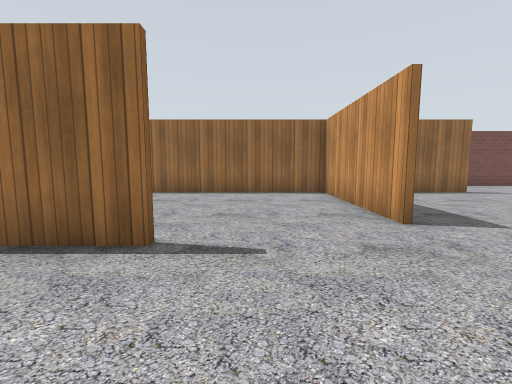
view 1 (above)

19 first-person views from a walk through a Gazebo world. The camera is 0.94 m above the floor, tilts 6° down and sees 90° across. The floor is counted in squares, 1 m on a side. Each view is taken from the middle of a square. On the plan, view 1 faces up. The plan holds only what a view shows up to about 10 squares ahead; the rest is blank. Gazebo's built-in surfaces are drawn with simple patterns. Some surface patterns are stand-ins.

view 2
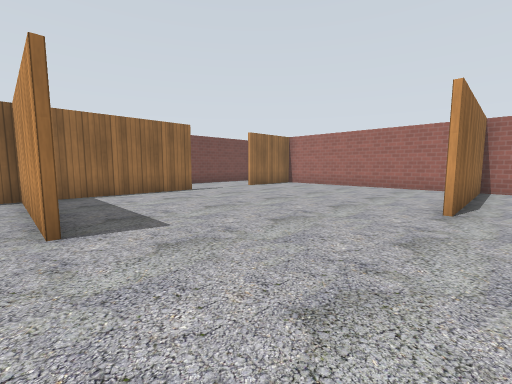

view 3
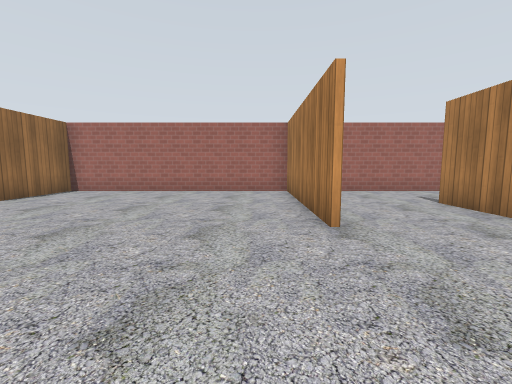

view 4
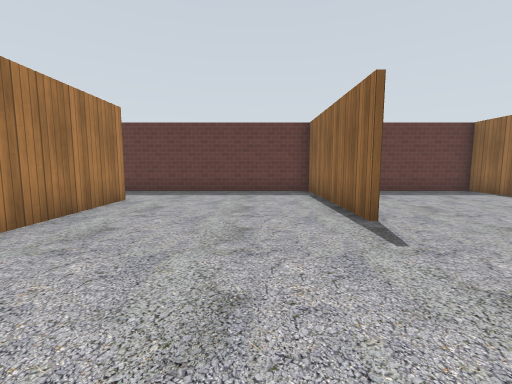

view 5
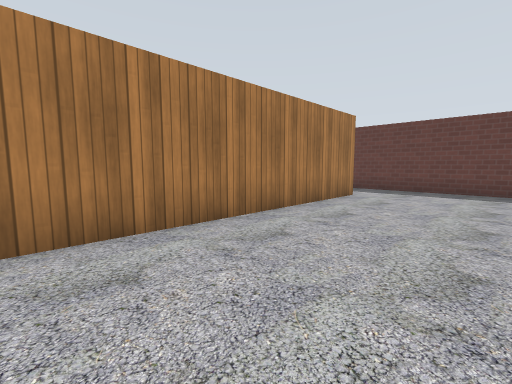

view 6
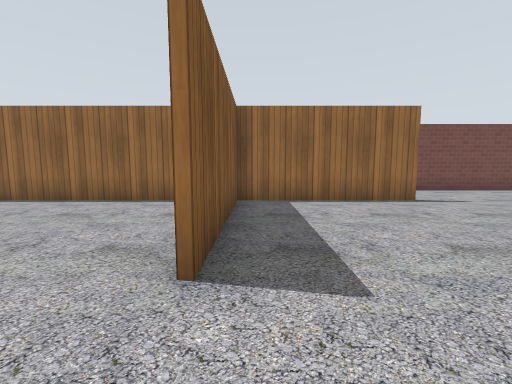

view 7
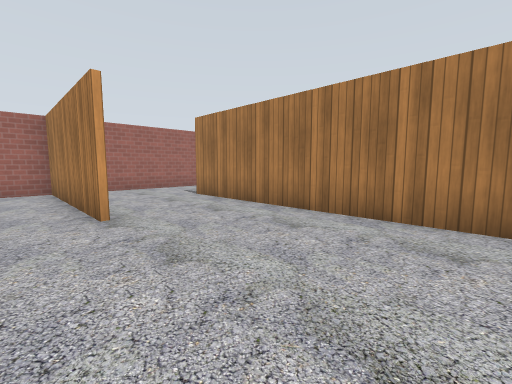

view 8
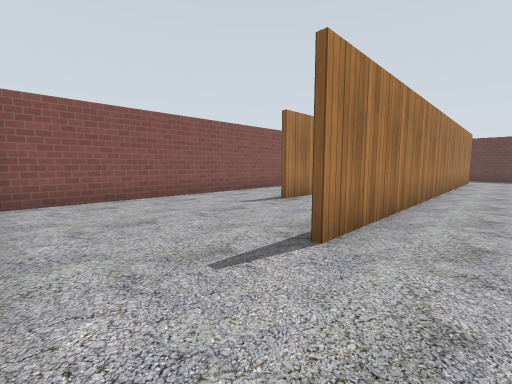

view 9
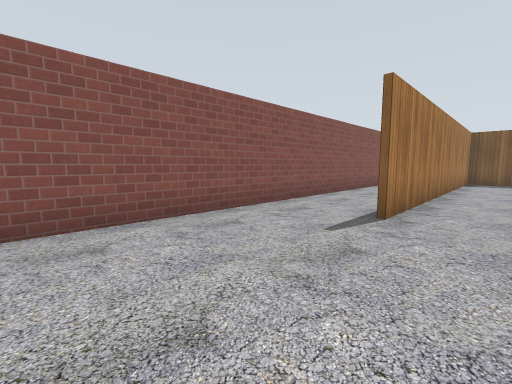

view 10
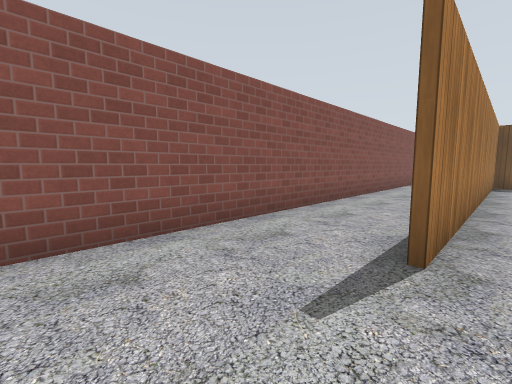

view 11
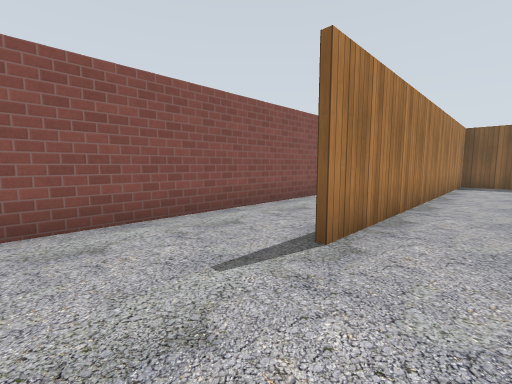

view 12
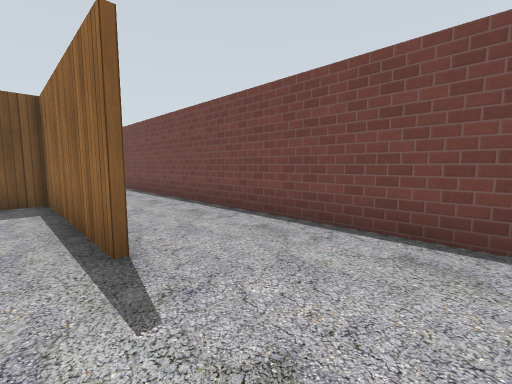

view 13
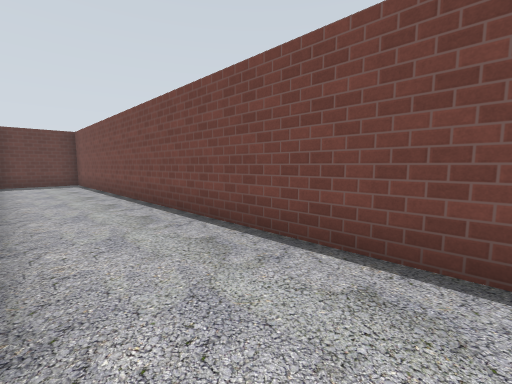

view 14
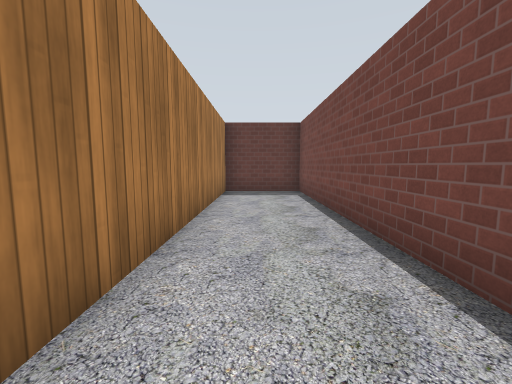

view 15
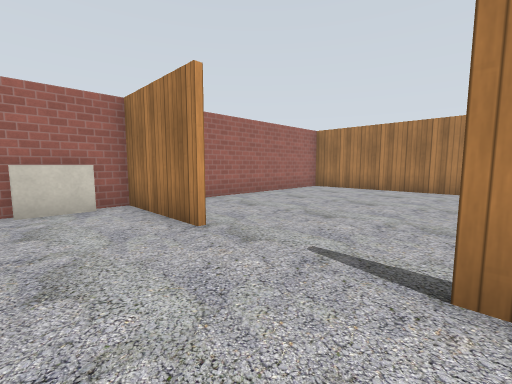

view 16
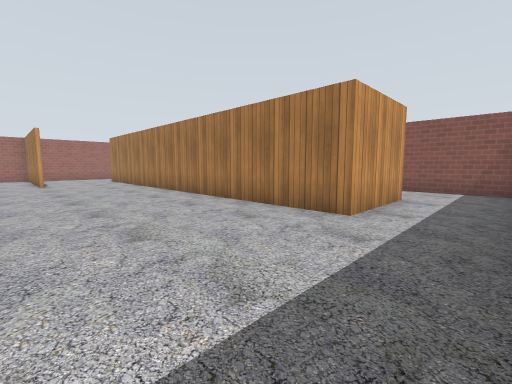

view 17
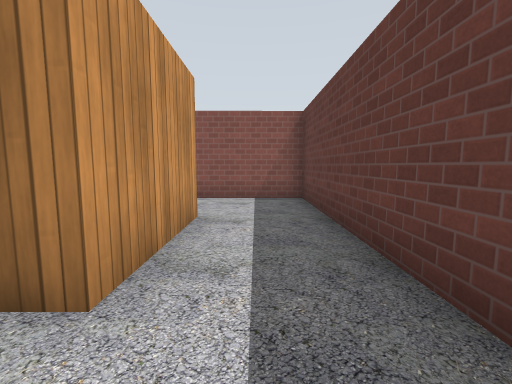

view 18
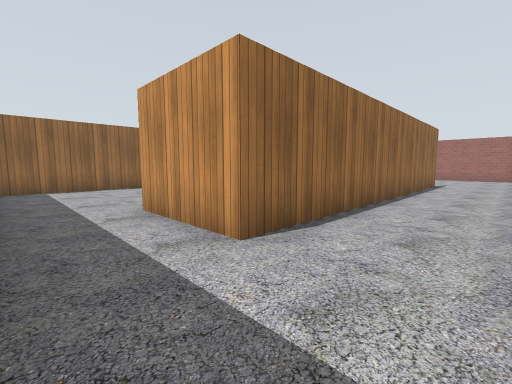

view 19
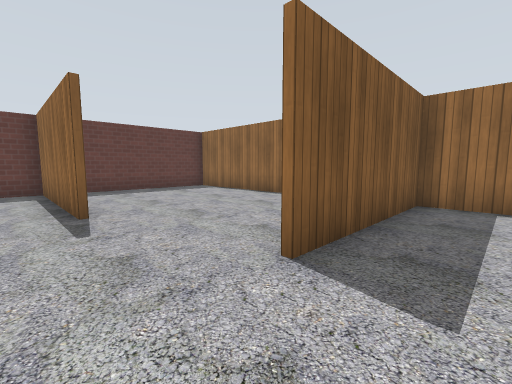

### Floor plan
Points are (right, up) in squares from view 1. A wall is a line through its corners. A room is listed if a view was taken in it or the views show most of it. See-through windows are left out.
Room 1 (views 1, 2, 3, 4, 5, 6, 7, 8, 9, 10, 11, 12, 13, 14, 15, 16, 17, 18, 19)
walls: (2.4, 4) (2.4, 8.7) (-6.4, 8.7); (7.8, 0.9) (13.4, 0.9); (-1.1, 2.9) (-6.3, 2.9) (-6.3, -8.4) (-3.1, -8.3); (6, -5.7) (-3.9, -5.7) (-3.9, -2.6) (10.4, -2.6); (7.3, 8.7) (2.5, 8.7) (2.5, 4); (-3.8, -3.9) (-3.8, -5.5) (7.4, -5.5); (13.4, 0.7) (7.8, 0.7); (10.3, 8.9) (13.3, 8.9) (13.3, 11.1); (-1, -8.3) (13.1, -8.3); (13.3, -4.7) (13.3, 8.7) (10.6, 8.7); (-6.4, 8.9) (2, 8.9); (12.7, 11.7) (-6.3, 11.6) (-6.3, 4)
low walls: (13, 9.6) (13, 11)

Where each view was taken, in squares from view 1:
view 1: 0 up, 0 right, facing up
view 2: 0 up, 2 right, facing up-right
view 3: 2 up, 4 right, facing right
view 4: 1 up, 3 right, facing left
view 5: 1 up, 4 right, facing down-left
view 6: 2 up, 3 right, facing up
view 7: 2 up, 3 right, facing down-right
view 8: 1 down, 13 right, facing down-left
view 9: 4 down, 12 right, facing down-left
view 10: 5 down, 10 right, facing down-left
view 11: 4 down, 10 right, facing down-left
view 12: 8 up, 10 right, facing up-left
view 13: 9 up, 8 right, facing up-left
view 14: 10 up, 3 right, facing left
view 15: 11 up, 7 right, facing down-right
view 16: 2 up, 6 left, facing down-right
view 17: 1 down, 5 left, facing down
view 18: 8 down, 6 left, facing up-right
view 19: 2 up, 4 right, facing up-left
